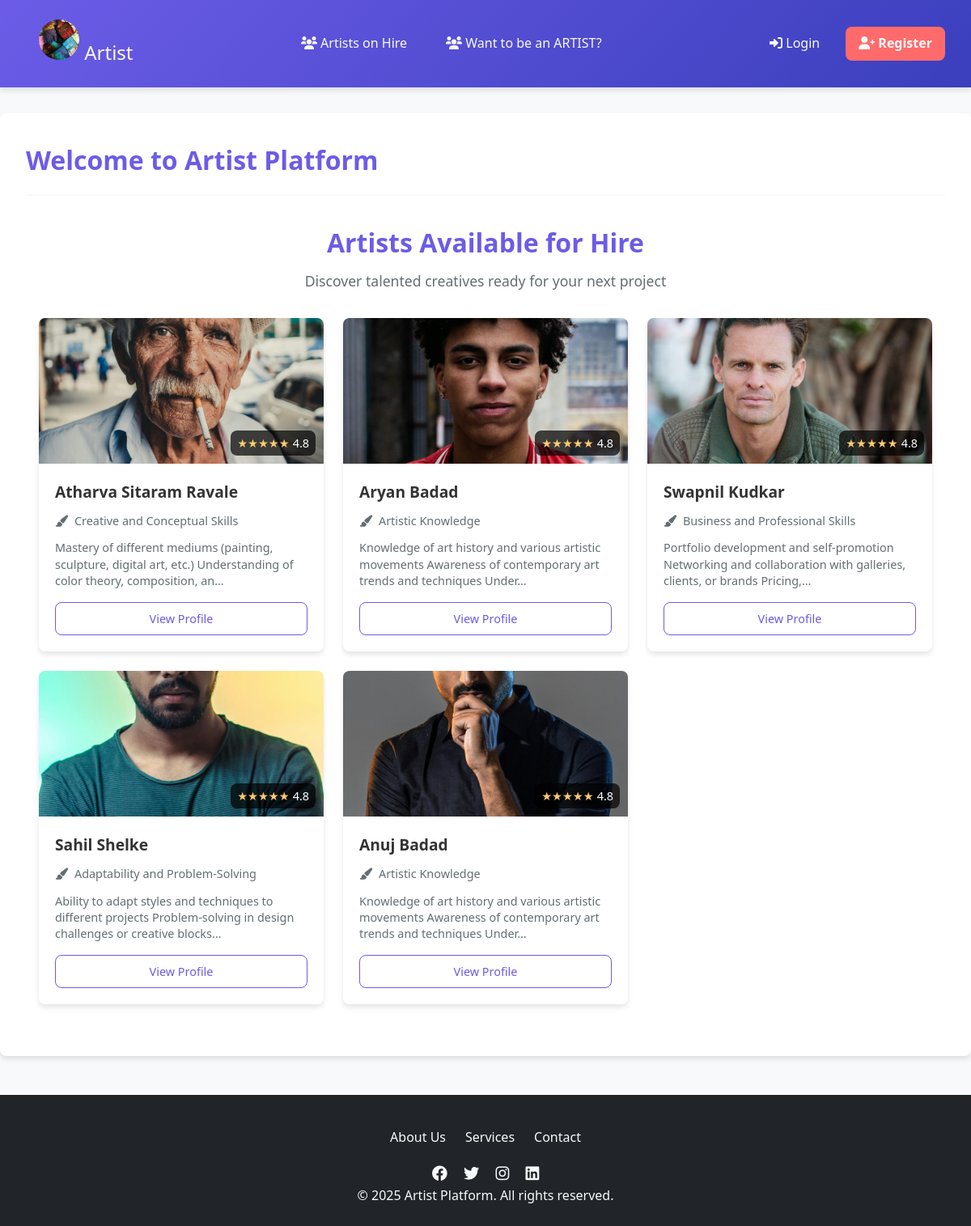
Screenshot of /hire-artists/ with the database file from the repository.
### accounts/models.py (models this page shows, shortened)
class Artist(models.Model):
    name = models.CharField(max_length=100)
    bio = models.TextField()
    expertise = models.CharField(max_length=100)
    image = models.ImageField(upload_to="artists/", blank=True, null=True)
    added_by = models.ForeignKey(settings.AUTH_USER_MODEL, on_delete=models.CASCADE)  # Fix here

### accounts/views.py (the view)
# urls.py: path("hire-artists/", hire_artists, name="hire_artists"),
def hire_artists(request):
    artists = Artist.objects.all()
    return render(request, "accounts/hire_artists.html", {"artists": artists})

### accounts/templates/accounts/hire_artists.html (shortened to what this page needs)
{% extends 'base.html' %}
{% block content %}
<div class="artists-container">
    <div class="artists-header">
        <h2>Artists Available for Hire</h2>
        <p>Discover talented creatives ready for your next project</p>
    </div>
    <div class="artist-list">
        {% for artist in artists %}
        <div class="artist-card">
            <div class="artist-image">
                {% if artist.image %}
                <img src="{{ artist.image.url }}" alt="{{ artist.name }}">
                {% else %}
                <div class="artist-initials">{{ artist.name|slice:":2"|upper }}</div>
                {% endif %}
                <div class="artist-rating">
                    <span class="stars">★★★★★</span>
                    <span class="rating-value">4.8</span>
                </div>
            </div>
            <div class="artist-info">
                <h3><a href="{% url 'artist_detail' artist.id %}">{{ artist.name }}</a></h3>
                <div class="artist-meta">
                    <span class="expertise"><i class="fas fa-paint-brush"></i> {{ artist.expertise }}</span>
                </div>
                {% if artist.bio %}
                <p class="artist-bio">{{ artist.bio|truncatechars:120 }}</p>
                {% endif %}
                <div class="artist-actions">
                    <a href="{% url 'artist_detail' artist.id %}" class="btn-view">View Profile</a>
                </div>
            </div>
        </div>
        {% empty %}
        <div class="no-results">
            <i class="fas fa-palette"></i>
            <h3>No artists found</h3>
            <p>Try adjusting your search or <a href="{% url 'hire_artists' %}">browse all artists</a></p>
        </div>
        {% endfor %}
    </div>
</div>
{% endblock %}

### templates/base.html (shortened to what this page needs)
{% load static %}
<!DOCTYPE html>
<html lang="en">
<head>
    <link href="https://cdnjs.cloudflare.com/ajax/libs/font-awesome/6.0.0/css/all.min.css" rel="stylesheet">
</head>
<body>
    <nav>
        <div class="logo">
            <a href="{% url 'index' %}">
                <img src="{% static 'img/logo.jpg' %}"    style="border-radius: 30px;" alt="Artist Platform Logo" width="50" border-radius: 20px;
                >
                <span>Artist </span>
            </a>
        </div>
        <div class="nav-links">
            <a href="{% url 'hire_artists' %}"><i class="fas fa-users"></i> Artists on Hire</a>
            <a href="{% url 'contact' %}"><i class="fas fa-users"></i> Want to be an ARTIST?</a>
        </div>
        <div class="auth-links">
            {% if user.is_authenticated %}
                <a href="{% url 'logout' %}"><i class="fas fa-sign-out-alt"></i> Logout</a>
            {% else %}
                <a href="{% url 'login' %}"><i class="fas fa-sign-in-alt"></i> Login</a>
                <a href="{% url 'register' %}" class="btn-primary"><i class="fas fa-user-plus"></i> Register</a>
            {% endif %}
        </div>
    </nav>
    <div class="container">
        <div class="page-header">
            <h1>{% block header %}Welcome to Artist Platform{% endblock %}</h1>
        </div>
        {% block content %}
        {% endblock %}
    </div>
    <footer class="footer">
        <div class="footer-links">
            <a href="{% url 'about_us' %}">About Us</a>
            <a href="{% url 'service' %}">Services</a>
            <a href="{% url 'contact' %}">Contact</a>
        </div>
        <div class="social-icons">
            <a href="#"><i class="fab fa-facebook"></i></a>
            <a href="#"><i class="fab fa-twitter"></i></a>
            <a href="#"><i class="fab fa-instagram"></i></a>
            <a href="#"><i class="fab fa-linkedin"></i></a>
        </div>
        <p>&copy; {% now "Y" %} Artist Platform. All rights reserved.</p>
    </footer>
</body>
</html>

### templates/base.html (style rules this page uses)
:root { --primary-color: #5661ff; --secondary-color: #6c757d; --accent-color: #ff6b6b; --light-bg: #f8f9fa; --dark-bg: #212529; --text-color: #212529; --light-text: #f8f9fa; --transition: all 0.3s ease; --shadow: 0 4px 12px rgba(0, 0, 0, 0.1); --border-radius: 8px; }
* { margin: 0; padding: 0; box-sizing: border-box; }
body { font-family: 'Segoe UI', Tahoma, Geneva, Verdana, sans-serif; background-color: var(--light-bg); color: var(--text-color); line-height: 1.6; }
nav { background: linear-gradient(135deg, var(--primary-color), #3a3fbd); color: var(--light-text); padding: 1rem 2rem; display: flex; justify-content: space-between; align-items: center; box-shadow: var(--shadow); position: sticky; top: 0; z-index: 100; }
.logo { font-size: 1.5rem; font-weight: 700; display: flex; align-items: center; gap: 0.5rem; }
.nav-links { display: flex; gap: 1rem; }
.auth-links { display: flex; gap: 1rem; }
nav a { color: var(--light-text); text-decoration: none; padding: 0.5rem 1rem; border-radius: var(--border-radius); transition: var(--transition); font-weight: 500; }
.btn-primary { background-color: var(--accent-color); padding: 0.5rem 1rem; border-radius: var(--border-radius); font-weight: 600; }
.container { max-width: 1200px; margin: 2rem auto; padding: 2rem; background: white; border-radius: var(--border-radius); box-shadow: var(--shadow); }
.page-header { margin-bottom: 2rem; padding-bottom: 1rem; border-bottom: 2px solid var(--light-bg); }
.page-header h1 { color: var(--primary-color); font-size: 2rem; font-weight: 600; }
.footer { text-align: center; margin-top: 3rem; padding: 1.5rem; background-color: var(--dark-bg); color: var(--light-text); }
.footer-links { display: flex; justify-content: center; gap: 1.5rem; margin: 1rem 0; }
.footer-links a { color: var(--light-text); text-decoration: none; transition: var(--transition); }
.social-icons { margin-top: 1rem; }
.social-icons a { color: var(--light-text); margin: 0 0.5rem; font-size: 1.2rem; transition: var(--transition); }

### accounts/templates/accounts/hire_artists.html (style rules this page uses)
:root { --primary-color: #6c5ce7; --secondary-color: #636e72; --light-color: #f5f6fa; --border-radius: 8px; --shadow: 0 4px 6px rgba(0, 0, 0, 0.1); --transition: all 0.3s ease; }
.artists-container { max-width: 1200px; margin: 2rem auto; padding: 0 1rem; }
.artists-header { text-align: center; margin-bottom: 2rem; }
.artists-header h2 { font-size: 2rem; color: var(--primary-color); margin-bottom: 0.5rem; }
.artists-header p { font-size: 1.1rem; color: var(--secondary-color); margin-bottom: 1.5rem; }
.artist-list { display: grid; grid-template-columns: repeat(auto-fill, minmax(300px, 1fr)); gap: 1.5rem; margin: 2rem 0; }
.artist-card { background: white; border-radius: var(--border-radius); box-shadow: var(--shadow); overflow: hidden; transition: var(--transition); }
.artist-image { position: relative; height: 180px; background-color: #f0f2f5; overflow: hidden; }
.artist-image img { width: 100%; height: 100%; object-fit: cover; }
.artist-rating { position: absolute; bottom: 10px; right: 10px; background: rgba(0, 0, 0, 0.7); color: white; padding: 4px 8px; border-radius: var(--border-radius); display: flex; align-items: center; gap: 4px; font-size: 0.9rem; }
.stars { color: #fdcb6e; }
.artist-info { padding: 1.25rem; }
.artist-info h3 { margin: 0 0 0.5rem; font-size: 1.2rem; }
.artist-info h3 a { color: #333; text-decoration: none; transition: var(--transition); }
.artist-meta { display: flex; flex-wrap: wrap; gap: 0.8rem; margin-bottom: 0.8rem; font-size: 0.9rem; color: var(--secondary-color); }
.artist-meta i { margin-right: 4px; }
.artist-bio { color: var(--secondary-color); margin-bottom: 1rem; line-height: 1.4; font-size: 0.9rem; }
.artist-actions { display: flex; gap: 0.8rem; }
.btn-view { flex: 1; padding: 8px; background: white; color: var(--primary-color); border: 1px solid var(--primary-color); border-radius: var(--border-radius); text-align: center; text-decoration: none; font-size: 0.9rem; transition: var(--transition); }

### rows the page displays
Artist: image (picture), name "Atharva Sitaram Ravale", expertise "Creative and Conceptual Skills", bio "Mastery of different mediums (painting, sculpture, digital art, etc.) Understanding of color theory, composition, an…"
Artist: image (picture), name "Aryan Badad", expertise "Artistic Knowledge", bio "Knowledge of art history and various artistic movements Awareness of contemporary art trends and techniques Under…"
Artist: image (picture), name "Swapnil Kudkar", expertise "Business and Professional Skills", bio "Portfolio development and self-promotion Networking and collaboration with galleries, clients, or brands Pricing,…"
Artist: image (picture), name "Sahil Shelke", expertise "Adaptability and Problem-Solving", bio "Ability to adapt styles and techniques to different projects Problem-solving in design challenges or creative blocks…"
Artist: image (picture), name "Anuj Badad", expertise "Artistic Knowledge", bio "Knowledge of art history and various artistic movements Awareness of contemporary art trends and techniques Under…"
